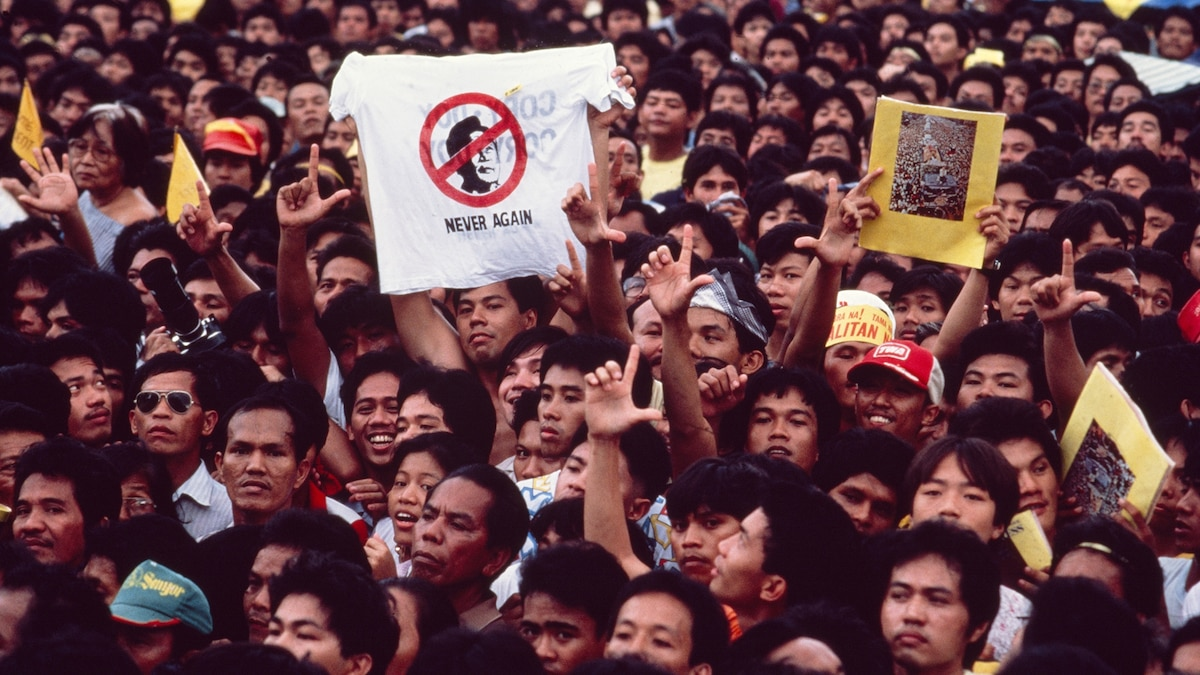
#> input picture work_images/04-philippines-people-power_16x9-3518215162.jpg, 1200 x 675 px; its folder holds only this picture in this run
$ python index.py
#> lines starting #> are read from the running program, lines starting #| are printed output that depends on the picture; after the words box and inside, x2 and y2 are one past the last pixel; in counts of white or black regions, pixels touching at a corner belong together
#!/usr/bin/env python
'''
python 3.10
To install all required modules:
pip install -r requirements.txt
To update required modules:
pip install pipreqs
pipreqs . --force
'''

import os
import cv2
from datetime import datetime

folder_path = os.path.join(os.getcwd(), 'work_images')
output_folder = os.path.join(os.getcwd(), 'computed_images')

current_date_time = datetime.now().strftime('%Y%m%d_%H%M%S')
output_folder_path = os.path.join(output_folder, current_date_time)
os.makedirs(output_folder_path)

cascades_paths = [
    'haarcascade_frontalface_alt.xml',
    'haarcascade_frontalface_alt2.xml',
    'haarcascade_frontalface_alt_tree.xml',
    'haarcascade_frontalface_default.xml',
    'haarcascade_eye_tree_eyeglasses.xml',
    'haarcascade_profileface.xml',
    'haarcascade_fullbody.xml',
    'haarcascade_upperbody.xml',
    'HOGDescriptor_getDefaultPeopleDetector',
]

colors = [
    (255, 0, 0),    # Red
    (0, 255, 0),    # Green
    (0, 0, 255),    # Blue
    (255, 255, 0),  # Yellow
    (255, 0, 255),  # Purple
    (0, 255, 255),  # Cyan
    (255, 165, 0),  # Orange
    (128, 255, 0),  # Green 2
    (0, 128, 255),  # Blue 2
    (255, 0, 128),  # Magenta
]

for filename in os.listdir(folder_path):

    if filename.endswith(".jpg"):

        img_path = os.path.join(folder_path, filename)
        print(img_path)
        img = cv2.imread(img_path)
#> img is the input picture: shape (675, 1200, 3); mean B, G, R 70, 64.2, 100.6
        gray = cv2.cvtColor(img, cv2.COLOR_BGR2GRAY)
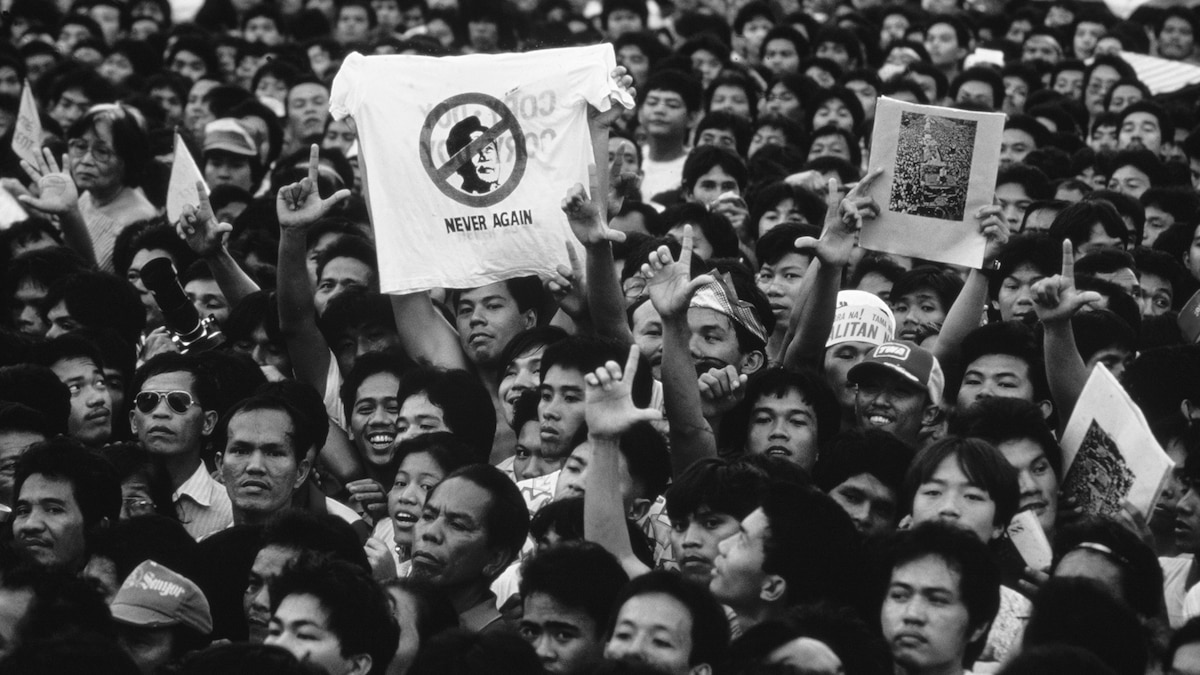
#> gray: shape (675, 1200); min 6, max 255, mean 75.7

        for idx, methods in enumerate(cascades_paths):

            if ("haarcascade_" in methods):
                cascade = cv2.CascadeClassifier(cv2.data.haarcascades + methods)
                regions = cascade.detectMultiScale(gray, scaleFactor=1.1, minNeighbors=5)

            elif ("HOGDescriptor_getDefaultPeopleDetector") in methods:
                hog = cv2.HOGDescriptor()
                hog.setSVMDetector(cv2.HOGDescriptor_getDefaultPeopleDetector())
                (regions, _) = hog.detectMultiScale(gray, winStride=(4, 4), padding=(4, 4), scale=1.05)

            for (x, y, w, h) in regions:
                cv2.rectangle(img, (x, y), (x+w, y+h), colors[idx % len(colors)], 3)
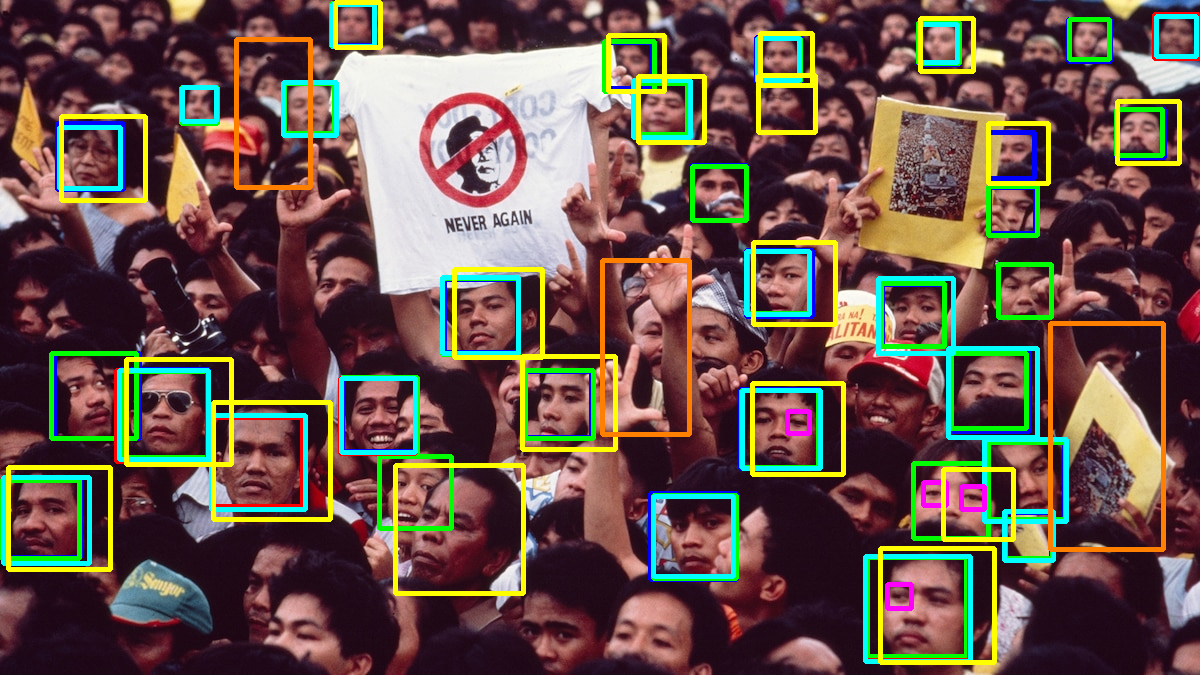
#> img: shape (675, 1200, 3); 11.15% of pixels changed, all inside (x1, y1, x2, y2) = (0, 0, 1200, 665)

        output_file_path = os.path.join(output_folder_path, filename)
        cv2.imwrite(output_file_path, img)

cv2.destroyAllWindows()

$ run again, on work_images/to-remove-people-002-oB9cK0CoJhk.jpg
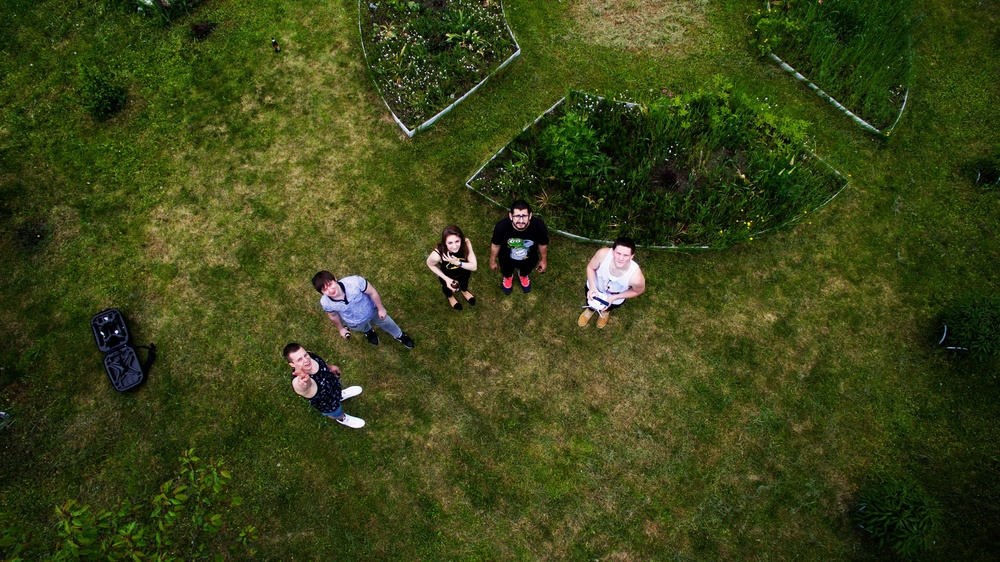
#> input picture work_images/to-remove-people-002-oB9cK0CoJhk.jpg, 1000 x 562 px, shrunk from 2560 x 1438 before the run
#> img is the input picture: shape (562, 1000, 3); mean B, G, R 23.9, 68.1, 59.3
#> `gray = cv2.cvtColor(img, cv2.COLOR_BGR2GRAY)`:
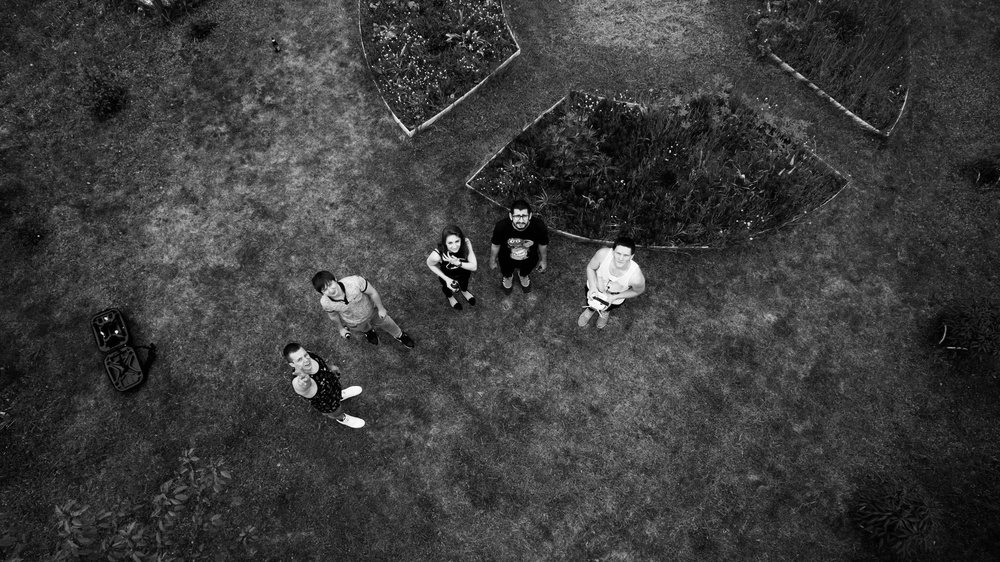
#> gray: shape (562, 1000); min 0, max 255, mean 60.4
#> the loop `for idx, methods in enumerate(cascades_paths): ` made 9 passes
#> regions on pass 2: [[510, 207, 23, 23]]
#> after the loop `for idx, methods in enumerate(cascades_paths):`:
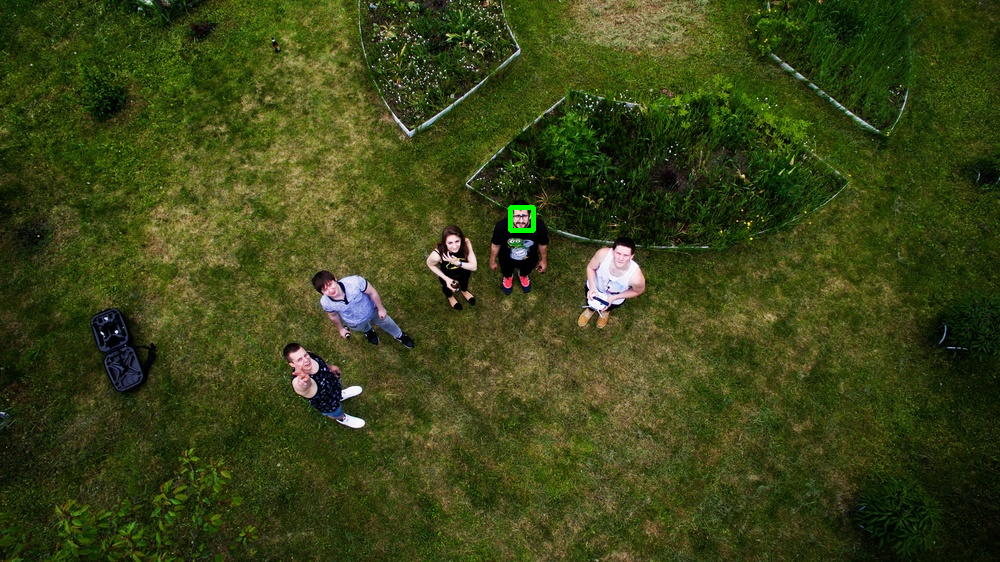
#> img: shape (562, 1000, 3); 0.08% of pixels changed, all inside (x1, y1, x2, y2) = (508, 205, 536, 233)

$ run again, on work_images/to-remove-people-003-pexels-scree.jpg
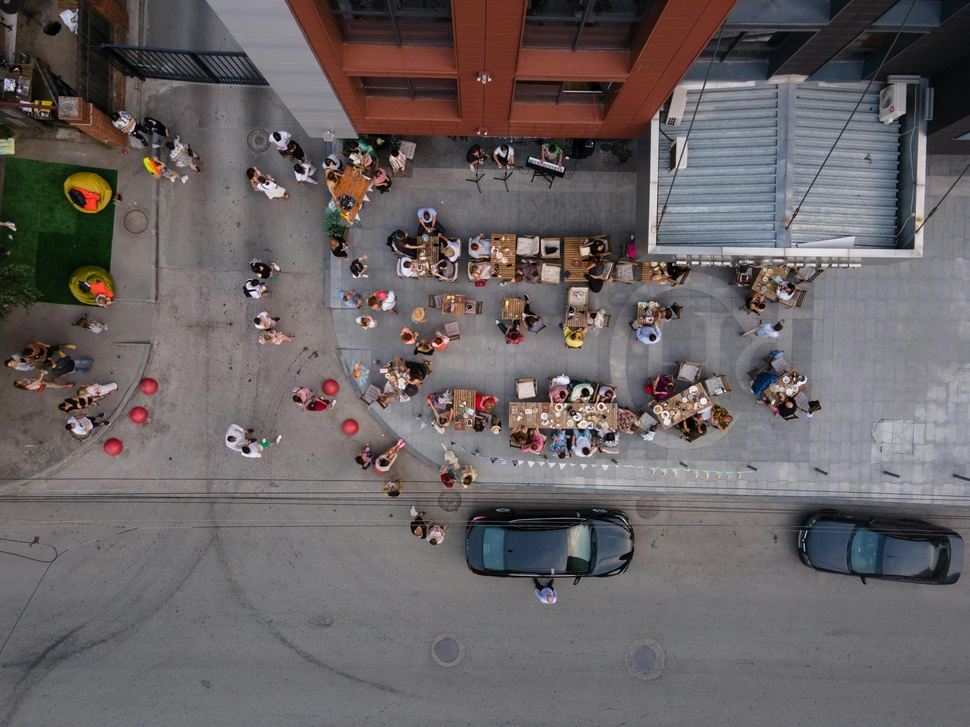
#> input picture work_images/to-remove-people-003-pexels-scree.jpg, 970 x 727 px, shrunk from 4000 x 3000 before the run
#> img is the input picture: shape (727, 970, 3); mean B, G, R 99.6, 98.6, 104.6
#> `gray = cv2.cvtColor(img, cv2.COLOR_BGR2GRAY)`:
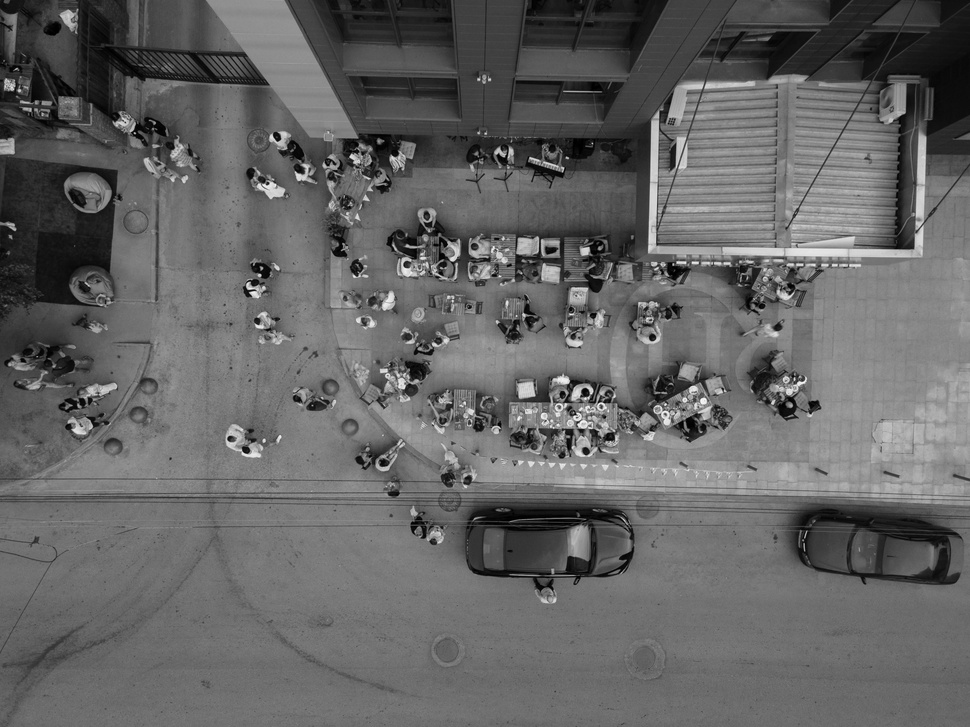
#> gray: shape (727, 970); min 0, max 252, mean 100.5
#> the loop `for idx, methods in enumerate(cascades_paths): ` made 9 passes
#> regions on pass 4: [[270, 249, 66, 66]]
#> after the loop `for idx, methods in enumerate(cascades_paths):`:
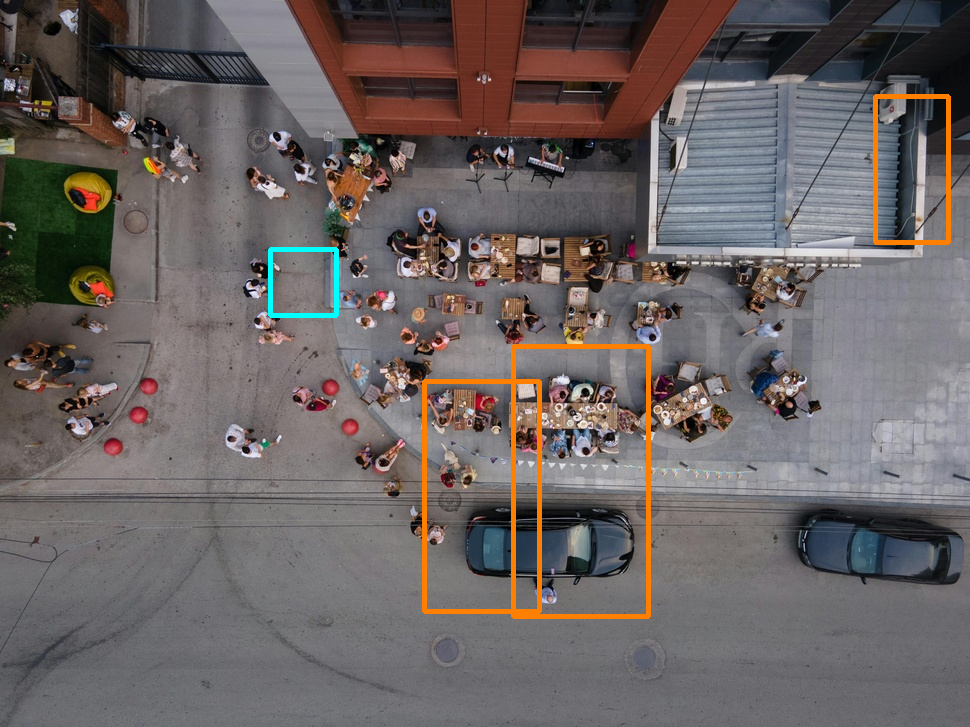
#> img: shape (727, 970, 3); 1.55% of pixels changed, all inside (x1, y1, x2, y2) = (268, 94, 951, 619)

$ run again, on work_images/Old_people_eating_0001-2248333500.jpg
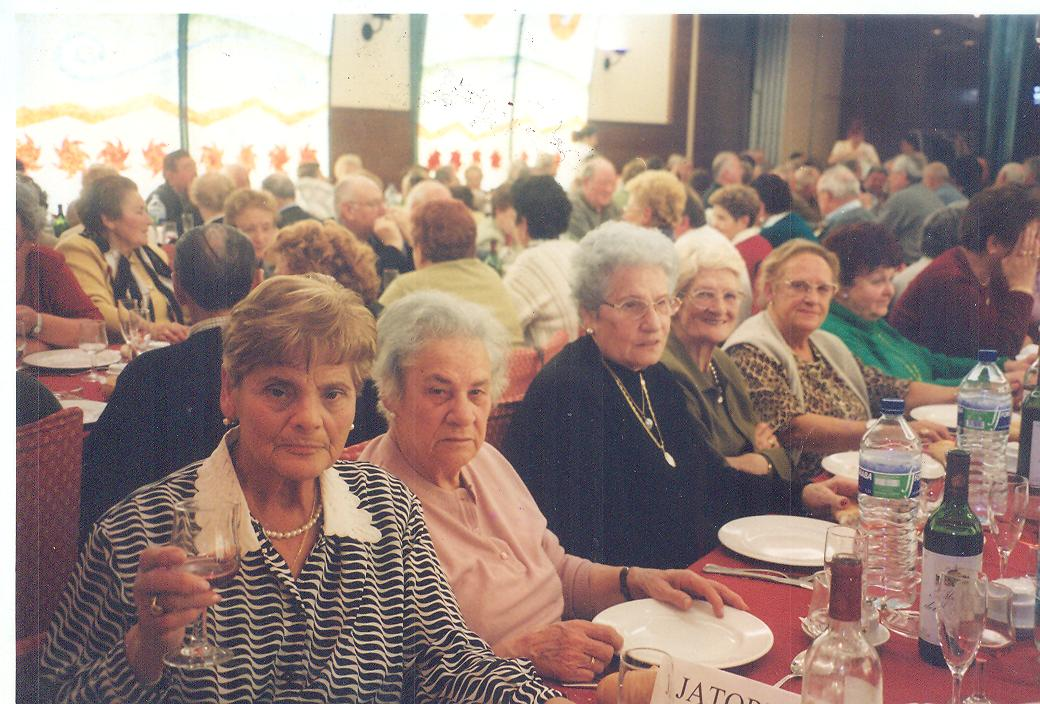
#> input picture work_images/Old_people_eating_0001-2248333500.jpg, 1040 x 704 px
#> img is the input picture: shape (704, 1040, 3); mean B, G, R 125.6, 133.5, 155.2
#> `gray = cv2.cvtColor(img, cv2.COLOR_BGR2GRAY)`:
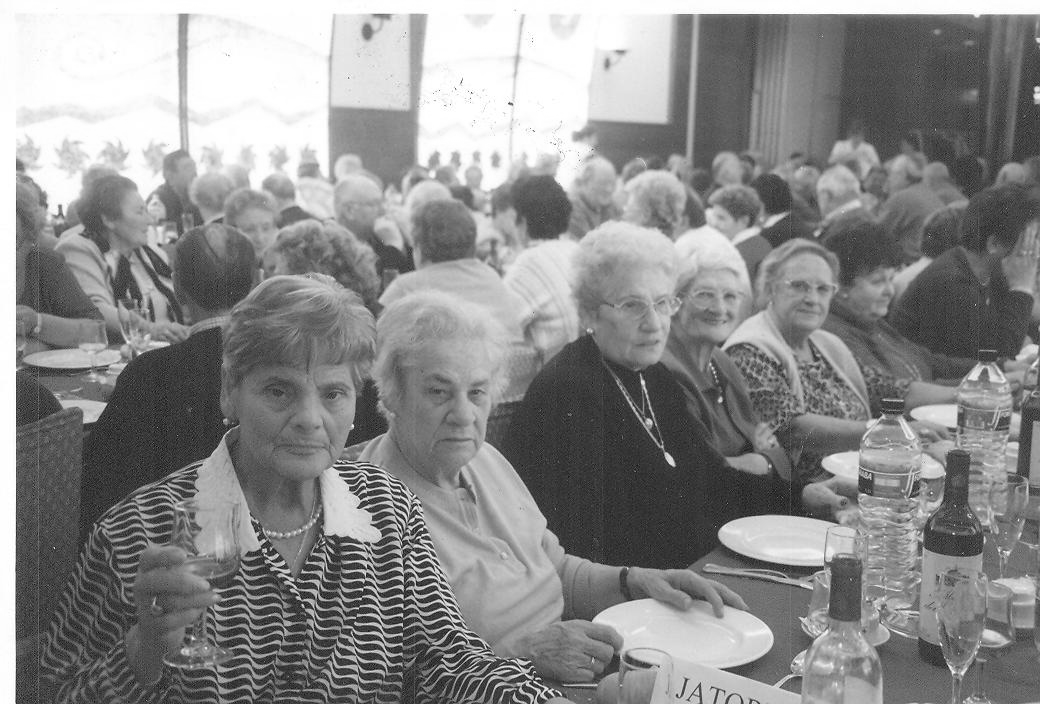
#> gray: shape (704, 1040); min 1, max 255, mean 139.1
#> the loop `for idx, methods in enumerate(cascades_paths): ` made 9 passes
#> regions on passes 3, 5, 9: [[779, 263, 63, 63]], [[322, 382, 26, 26], [260, 372, 39, 39]], [[451, 424, 67, 134]]
#> after the loop `for idx, methods in enumerate(cascades_paths):`:
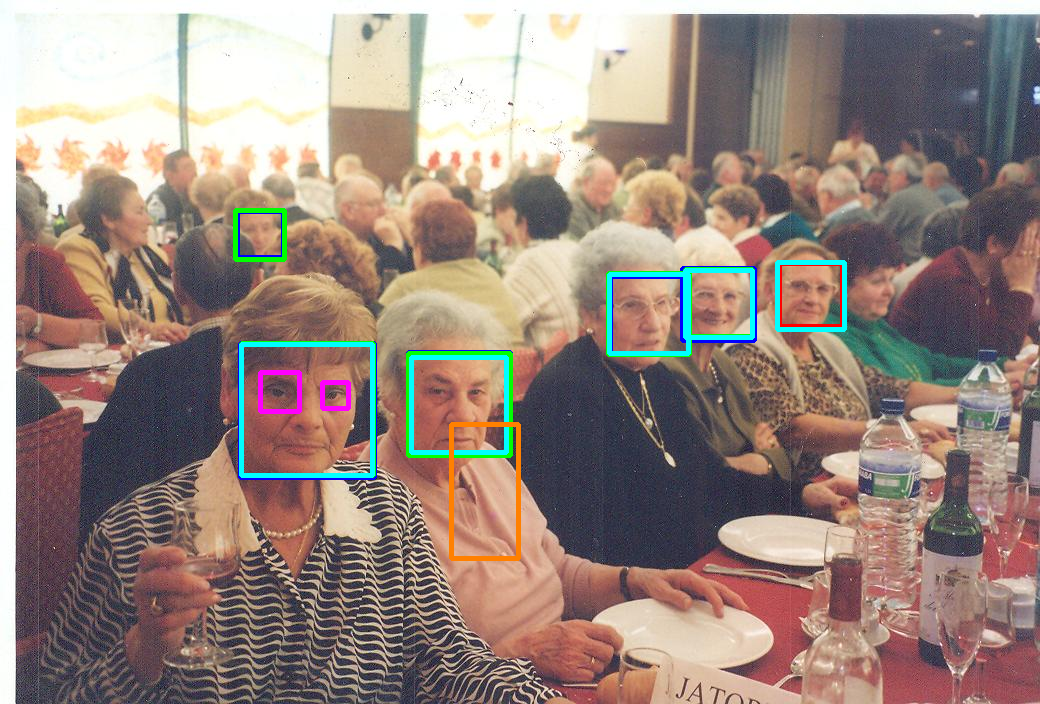
#> img: shape (704, 1040, 3); 2.34% of pixels changed, all inside (x1, y1, x2, y2) = (233, 208, 847, 561)
